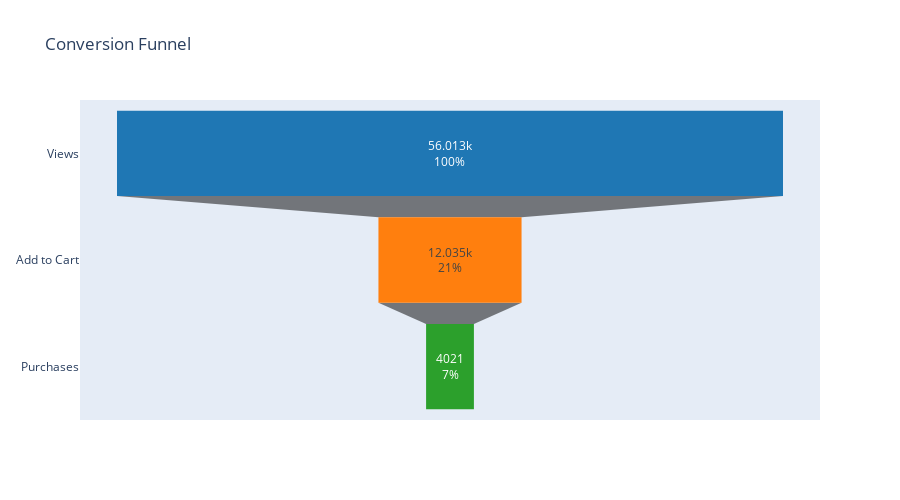

Source (notebook cell):
### Code cell
# Visualize funnel
if not funnel_data.empty and "stage" in funnel_data.columns and "count" in funnel_data.columns:
    fig = go.Figure(go.Funnel(
        y=funnel_data["stage"],
        x=funnel_data["count"],
        textposition="inside",
        textinfo="value+percent initial",
        marker=dict(color=["#1f77b4", "#ff7f0e", "#2ca02c"])
    ))
    fig.update_layout(
        title="Conversion Funnel",
        height=500,
        showlegend=False
    )
    fig.show()
else:
    print("No data available for Conversion Funnel visualization.")

### Figure 1 — Plotly figure (JSON) as saved in the notebook; plotly's stock layout.template omitted (floating-point values rounded to 4 significant figures)
{"data": [{"marker": {"color": ["#1f77b4", "#ff7f0e", "#2ca02c"]}, "textinfo": "value+percent initial", "textposition": "inside", "type": "funnel", "x": [56013, 12035, 4021], "y": ["Views", "Add to Cart", "Purchases"]}], "layout": {"height": 500, "showlegend": false, "title": {"text": "Conversion Funnel"}}}
